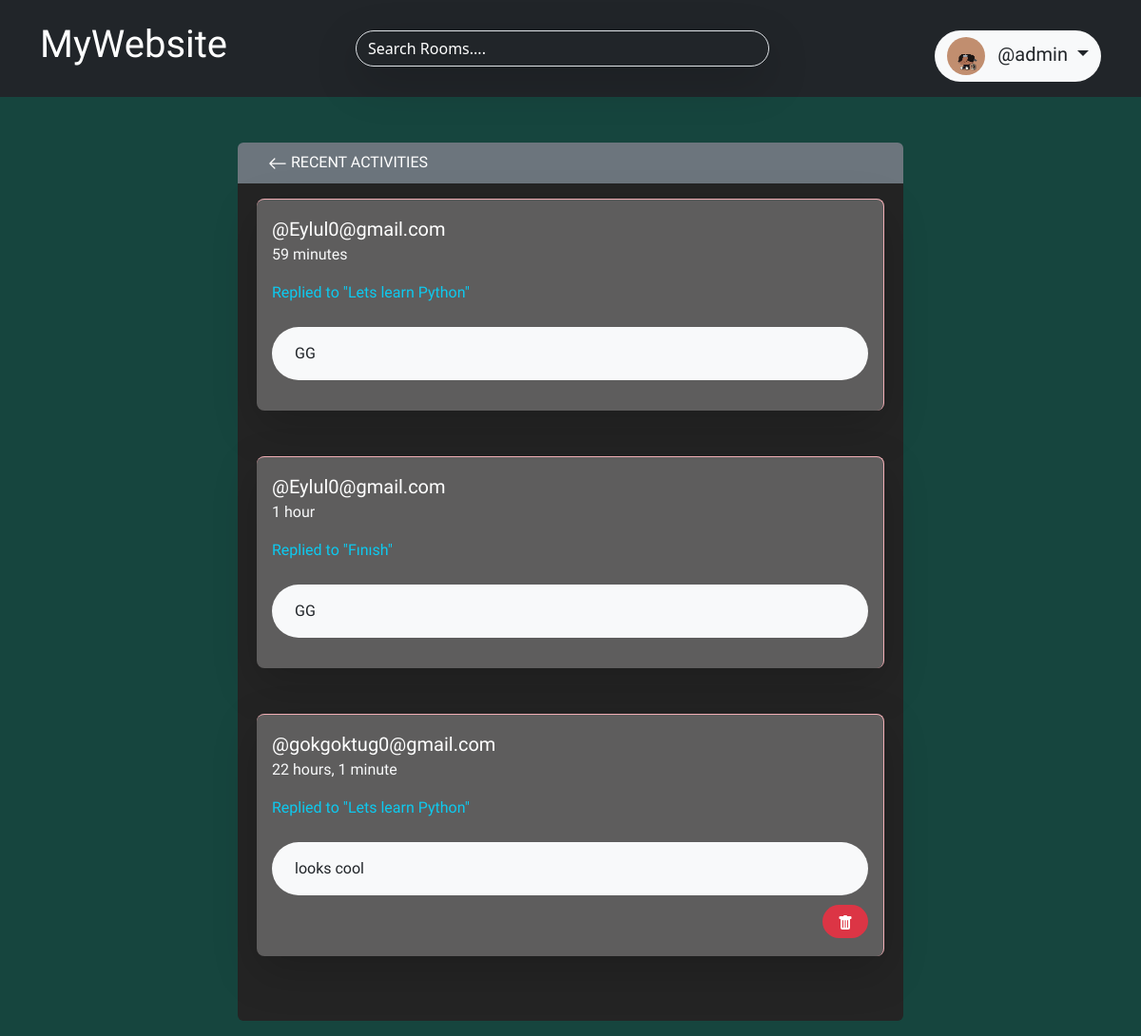
/activity/ (signed in), run on the app's committed database.
### base/models.py (models this page shows, shortened)
class User(AbstractUser):
    name = models.CharField(max_length=200, null=True)
    email = models.EmailField(unique=True,null=True)
    bio = models.TextField(null=True)
    avatar = models.ImageField(null=True,default="avatar.png")
    USERNAME_FIELD = 'email'
    REQUIRED_FIELDS = []

class Message(models.Model):
    user = models.ForeignKey(User, on_delete=models.CASCADE)
    room = models.ForeignKey(Room, on_delete=models.CASCADE)
    body = models.TextField()
    updated = models.DateTimeField(auto_now=True)
    created = models.DateTimeField(auto_now_add=True)
    class Meta:
        ordering = ['-updated','-created']

class Room(models.Model):
    host = models.ForeignKey(User, on_delete=models.SET_NULL, null=True)
    topic = models.ForeignKey(Topic, on_delete=models.SET_NULL, null=True)
    name = models.CharField(max_length=200)
    description = models.TextField(null=True, blank=True)
    participants = models.ManyToManyField(User, related_name='participants',blank=True)
    updated = models.DateTimeField(auto_now=True)
    created = models.DateTimeField(auto_now_add=True)
    class Meta:
        ordering = ['-updated','-created']
    def __str__(self):
        return self.name

### base/views.py (the view)
# urls.py: path("activity/",views.activityPage, name="activity"),
def activityPage(request):
    room_messages = Message.objects.all()
    context = {
        'room_messages':room_messages
    }
    return render(request,'activity.html',context)

### templates/activity.html (shortened to what this page needs)
{% extends 'main.html' %}
{% block content %}
<div class=" d-flex justify-content-center align-items-center mt-5 mb-3">
    <div class="col-md-7 col-10">
        <div class="bg-secondary px-3 py-2 d-flex justify-content-between  align-items-center rounded-top ">
            <div>
                <a href="{% url 'home' %}" class="px-3 py-2  " style="font-family: 'Kanit', sans-serif;">
                    <svg xmlns="http://www.w3.org/2000/svg" width="20" height="26" fill="currentColor" class="bi bi-arrow-left" viewBox="0 0 16 16">
                        <path fill-rule="evenodd" d="M15 8a.5.5 0 0 0-.5-.5H2.707l3.147-3.146a.5.5 0 1 0-.708-.708l-4 4a.5.5 0 0 0 0 .708l4 4a.5.5 0 0 0 .708-.708L2.707 8.5H14.5A.5.5 0 0 0 15 8z"/>
                    </svg>
                    RECENT ACTIVITIES
                </a>
            </div>
        </div>
        <div style="background-color:#242424;font-family: 'Kanit', sans-serif; " class="rounded-bottom pb-1 px-3">
            <div style="" class="py-3 ">
                {% for message in room_messages %}
                    <div class="shadow-lg p-3 mb-5 mx-1 mb-3 rounded-3 border-top border-end border-danger-subtle "style="background-color:#5e5d5d;">
                        <div>
                            <small class="" style="font-family: 'Kanit', sans-serif;"><a href="{% url 'user-profile' message.user.id %}" class="fs-5 me-5 mb-3 " >@{{message.user}}</a><br><p class="text-light fs-6">{{message.created|timesince}}</p></small>
                        </div>
                        <div>
                            <a class="text-info" href="{% url 'room' message.room.id %}" style="font-family: 'Kanit', sans-serif;">Replied to "{{message.room}}"</a>
                        </div>
                        <div >
                            <p class="text-dark bg-light   p-3 ps-4 mt-4 rounded-5" style="font-family: 'Kanit', sans-serif;">{{message.body}}</p>
                        </div>
                        <div class=" mt-3 mb-2  text-end" style="font-family: 'Kanit', sans-serif;">
                            {% if request.user == message.user %}
                                <a href="{% url 'delete-message' message.id %}" class="p-2 px-3 bg-danger rounded-5"></a>
                            {% endif %}
                        </div>
                    </div>
                {% endfor %}
        </div>
        </div>
    </div>
</div>
{% endblock  %}

### templates/navbar.html (shortened to what this page needs)
<nav class="navbar navbar-expand-md bg-dark navbar-dark mb-5 py-3 ">
    <div class="container">
        <a href="{% url 'home' %}" class="me-5">
            <h1 class="headline" style="font-family: 'Handjet', cursive;">MyWebsite</h1>
        </a>
      <div class="collapse navbar-collapse " id="navbarSupportedContent">
        <div class="col-md-6 m-md-auto  mt-2">
            <form class=" " role="search">
                    <input class="form-control me-2 w-100 text-light bg-dark shadow-lg rounded-5 " type="text" name="q" placeholder="Search Rooms....">
            </form>
        </div>
        <ul class="navbar-nav ms-auto mb-2 mb-lg-0  mt-3">
          <li class="nav-item ">
            {% if request.user.is_authenticated %}
            <div class="dropdown " style="">
                <button class="btn dropdown-toggle fs-5 bg-light rounded-5" style="font-family: 'Kanit', sans-serif;"  type="button" data-bs-toggle="dropdown" aria-expanded="false">
                    <img src="{{user.avatar.url}}" class="me-2 rounded-5" alt="" style="width:40px; height: 40px;">
                    @{{request.user.username}}
                </button>
            </div>
            {% else %}
            <div class="fs-5 btn  ">
                <a href="{% url 'login' %}" style="font-family: 'Kanit', sans-serif;">Login</a>
            </div>
            {% endif %}
          </li>
        </ul>
      </div>
    </div>
  </nav>

### static/css/main.css (style rules this page uses)
body { background-color: #222729; width: 100%; height: 100%; }
a { text-decoration: none; color: white; }
h1,h2,h3,h4,h5,h6 { font-family: 'REM', sans-serif; color: white; }

### data on the page
User: avatar (picture), user.username "admin"
Message: user "Eylul0@gmail.com", created "59 minutes", room "Lets learn Python", body "GG"
Message: user "Eylul0@gmail.com", created "1 hour", room "Fınısh", body "GG"
Message: user "gokgoktug0@gmail.com", created "22 hours, 1 minute", room "Lets learn Python", body "looks cool"
